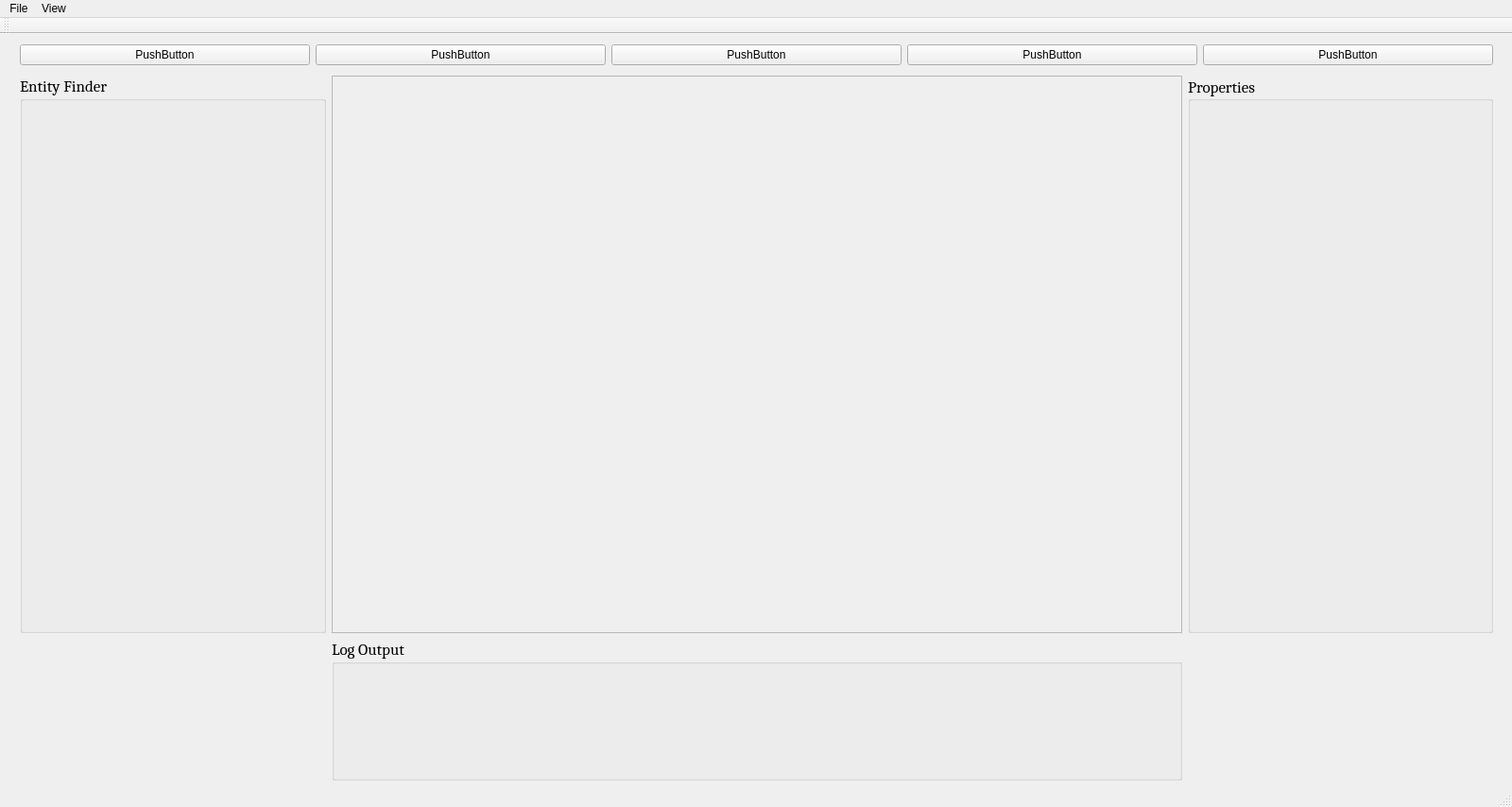
<?xml version="1.0" encoding="UTF-8"?>
<ui version="4.0">
 <class>AngerManagementClass</class>
 <widget class="QMainWindow" name="AngerManagementClass">
  <property name="geometry">
   <rect>
    <x>0</x>
    <y>0</y>
    <width>1600</width>
    <height>854</height>
   </rect>
  </property>
  <property name="windowTitle">
   <string>AngerManagement</string>
  </property>
  <widget class="QWidget" name="centralWidget">
   <widget class="QWidget" name="verticalLayoutWidget">
    <property name="geometry">
     <rect>
      <x>10</x>
      <y>0</y>
      <width>1581</width>
      <height>801</height>
     </rect>
    </property>
    <layout class="QVBoxLayout" name="mainEditorLayout" stretch="0,0,1">
     <item>
      <layout class="QHBoxLayout" name="editorTopBarLayout">
       <property name="sizeConstraint">
        <enum>QLayout::SetMaximumSize</enum>
       </property>
       <item>
        <widget class="QPushButton" name="pushButton_6">
         <property name="text">
          <string>PushButton</string>
         </property>
        </widget>
       </item>
       <item>
        <widget class="QPushButton" name="pushButton_5">
         <property name="text">
          <string>PushButton</string>
         </property>
        </widget>
       </item>
       <item>
        <widget class="QPushButton" name="pushButton_4">
         <property name="text">
          <string>PushButton</string>
         </property>
        </widget>
       </item>
       <item>
        <widget class="QPushButton" name="pushButton_3">
         <property name="text">
          <string>PushButton</string>
         </property>
        </widget>
       </item>
       <item>
        <widget class="QPushButton" name="pushButton_2">
         <property name="text">
          <string>PushButton</string>
         </property>
        </widget>
       </item>
      </layout>
     </item>
     <item>
      <spacer name="verticalSpacer">
       <property name="orientation">
        <enum>Qt::Vertical</enum>
       </property>
       <property name="sizeType">
        <enum>QSizePolicy::Fixed</enum>
       </property>
       <property name="sizeHint" stdset="0">
        <size>
         <width>20</width>
         <height>5</height>
        </size>
       </property>
      </spacer>
     </item>
     <item>
      <layout class="QGridLayout" name="editorInteractionLayout">
       <property name="sizeConstraint">
        <enum>QLayout::SetMinimumSize</enum>
       </property>
       <item row="3" column="1">
        <widget class="QFrame" name="sceneWindow">
         <property name="frameShape">
          <enum>QFrame::StyledPanel</enum>
         </property>
         <property name="frameShadow">
          <enum>QFrame::Sunken</enum>
         </property>
        </widget>
       </item>
       <item row="3" column="0">
        <widget class="QGroupBox" name="entityFinderGroup">
         <property name="font">
          <font>
           <family>Cambria</family>
           <pointsize>13</pointsize>
          </font>
         </property>
         <property name="title">
          <string>Entity Finder</string>
         </property>
        </widget>
       </item>
       <item row="3" column="2">
        <widget class="QGroupBox" name="propertyEditorGroup">
         <property name="font">
          <font>
           <family>Cambria</family>
           <pointsize>13</pointsize>
          </font>
         </property>
         <property name="layoutDirection">
          <enum>Qt::LeftToRight</enum>
         </property>
         <property name="title">
          <string>Properties</string>
         </property>
         <property name="alignment">
          <set>Qt::AlignLeading|Qt::AlignLeft|Qt::AlignVCenter</set>
         </property>
        </widget>
       </item>
       <item row="4" column="1">
        <widget class="QGroupBox" name="logViewGroup">
         <property name="sizePolicy">
          <sizepolicy hsizetype="Preferred" vsizetype="Preferred">
           <horstretch>0</horstretch>
           <verstretch>0</verstretch>
          </sizepolicy>
         </property>
         <property name="minimumSize">
          <size>
           <width>900</width>
           <height>150</height>
          </size>
         </property>
         <property name="maximumSize">
          <size>
           <width>700</width>
           <height>150</height>
          </size>
         </property>
         <property name="font">
          <font>
           <family>Cambria</family>
           <pointsize>13</pointsize>
          </font>
         </property>
         <property name="title">
          <string>Log Output</string>
         </property>
        </widget>
       </item>
      </layout>
     </item>
    </layout>
   </widget>
  </widget>
  <widget class="QMenuBar" name="menuBar">
   <property name="geometry">
    <rect>
     <x>0</x>
     <y>0</y>
     <width>1600</width>
     <height>21</height>
    </rect>
   </property>
   <widget class="QMenu" name="menuFile">
    <property name="title">
     <string>File</string>
    </property>
   </widget>
   <widget class="QMenu" name="menuView">
    <property name="title">
     <string>View</string>
    </property>
   </widget>
   <addaction name="menuFile"/>
   <addaction name="menuView"/>
  </widget>
  <widget class="QToolBar" name="mainToolBar">
   <attribute name="toolBarArea">
    <enum>TopToolBarArea</enum>
   </attribute>
   <attribute name="toolBarBreak">
    <bool>false</bool>
   </attribute>
  </widget>
  <widget class="QStatusBar" name="statusBar"/>
 </widget>
 <layoutdefault spacing="6" margin="11"/>
 <resources>
  <include location="EditorWindow.qrc"/>
 </resources>
 <connections/>
</ui>
